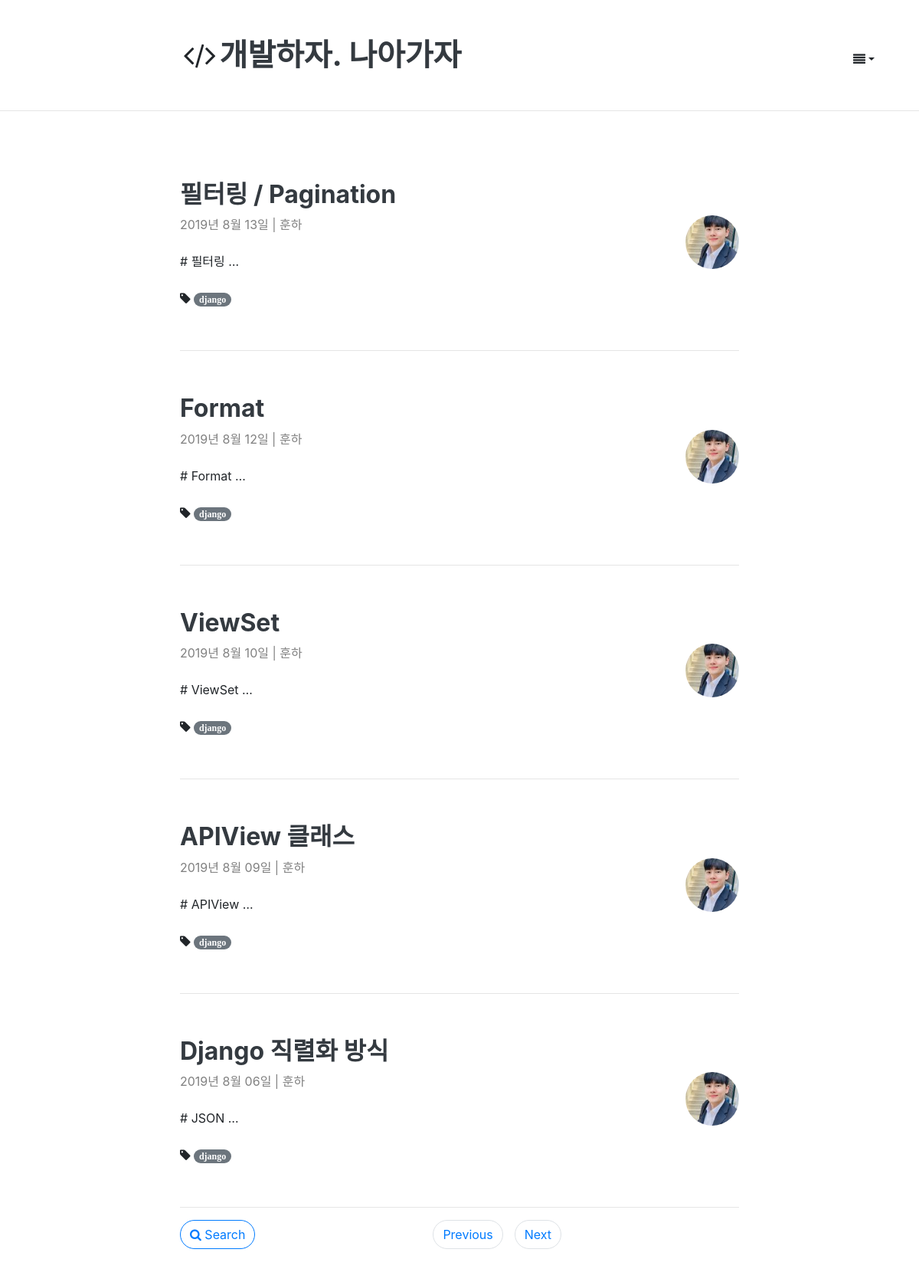
/blog/?page=2&q=, run on the app's committed database.
### blog/models.py (models this page shows, shortened)
class Post(models.Model):
    author = models.ForeignKey(Account , on_delete=models.CASCADE)
    title = models.CharField(max_length=100, verbose_name = 'Title' , help_text = 'Please enter a posting title')
    text = models.TextField(verbose_name='Contents')
    photo = ProcessedImageField(blank=True, upload_to = 'blog/post/%Y' ,processors = [Thumbnail(300,300)],format='JPEG' ,options={'quality': 60})
    created_date= models.DateTimeField(default =timezone.now)
    published_date = models.DateTimeField(blank=True , null=True)
    tags = models.CharField(max_length=100, blank=True)
    class Meta:
        ordering = ['-id']
    def get_absolute_url(self):
        return reverse('post_detail', args=[self.id])

### account/models.py (models this page shows, shortened)
class Account(AbstractBaseUser, PermissionsMixin):
    email = models.EmailField(
        verbose_name=('email address'),
        max_length=255,
        unique=True,
    )
    username = models.CharField(('username'), max_length=30,
                                help_text=('Requierd. 30 characters or fewer. Letters, digits'
                                           ' and ./+/-/_ only'),
                                validators=[  # 정규식을 통한 특수문자 제외
                                    validators.RegexValidator(r'^[\w.+-]+$', ('Enter a valid username.'), 'invalid')
                                ])
    is_staff = models.BooleanField(('staff status'), default=False,
                                   help_text='Designates whether the user can log into this admin site')
    is_active = models.BooleanField(('active'), default=True,
                                    help_text='Designates whether this user should be treated as '
                                              'active. Unselect this instead of deleting accounts.')
    date_joined = models.DateTimeField(('date joined'), default=timezone.now)
    thumbnail = ProcessedImageField(blank=True, upload_to="profile" , null=True, processors=[ResizeToFill(100,100)],
                                    format='JPEG', options={'quality': 80})
    created_at = models.DateTimeField(auto_now_add=True)
    updated_at = models.DateTimeField(auto_now=True)
    object = AccountManager()
    USERNAME_FIELD = 'email'
    REQUIRED_FIELDS = ['username']
    class Meta:
        verbose_name = ('user')
        verbose_name_plural = ('users')
        swappable = 'AUTH_USER_MODEL'

### blog/views.py (the view)
# urls.py: path('', views.post_list , name='post_list'),
def post_list(request):
    posts = Post.objects.select_related('author').all()
    q = request.GET.get('q', '')
    if q:
        posts = posts.filter(title__icontains=q)
    paginator = Paginator(posts, 5)
    page = request.GET.get('page')
    try:
        posts = paginator.page(page)
    except PageNotAnInteger:
        posts = paginator.page(1)
    except EmptyPage:
        posts = paginator.page(paginator.num_pages)
    return render(request, 'blog/post_list.html', {
        'posts': posts
        , 'q': q,
    })

### blog/templates/blog/post_list.html (shortened to what this page needs)
{% extends 'blog/layout.html' %}
{% block content %}
    <div class="container">
        <div class="row">
            <div class="col-md-2"></div>
            <div class="col-md-8">
                {% for post in posts %}
                    <div class="blog-post">
                        <div class="blog-post-title">
                            <h2><a href="{{ post.get_absolute_url }}" class="text-dark"><b>{{ post.title }}</b></a>
                            </h2>
                        </div>
                        <div class="blog-post-meta">
                            <div class="post-author" style="color: gray;">
                                <img src="{{ post.author.thumbnail.url }}" alt=""
                                     style="float: right; width: 70px; border-radius: 50%">{{ post.created_date|date:"Y년 M d일" }}
                                | {{ post.author.username }}
                            </div>
                        </div>
                        <br>
                        <div class="post-summary" style="font-size:1rem">{{ post.text|truncatewords_html:2 }}</div>
                        <br>
                        <i class="fa fa-tag" title="tags">
                            {% if post.tags %}
                                <a class="badge badge-pill badge-secondary"
                                   href="{% url "post_tags" post.tags %}">{{ post.tags }}</a>
                            {% else %}
                                <a href=""></a>
                            {% endif %}
                        </i>
                    </div>
                    <hr/>
                {% endfor %}
                <div class="clearfix">
                    <a role="button" href="" class="float-left btn btn-outline-primary rounded-pill "
                       data-toggle="modal"
                       data-target="#searchModal" onclick="return false;">
                        <i class="fa fa-search"></i>
                        <span>Search</span>
                    </a>
                    <ul class="pagination justify-content-center">
                        {% if posts.has_previous %}
                            <li class="page-item">
                                <a href="?page={{ posts.previous_page_number }}&q={{ request.GET.q }}"
                                   class="btn page-link rounded-pill">Previous</a>
                            </li>
                        {% else %}
                            <li class="page-item">
                                <a href="" class="btn page-link rounded-pill text-muted disabled"
                                   aria-disabled="true">Previous</a>
                            </li>
                        {% endif %}
                        {% if posts.has_next %}
                            <li class="page-item">
                                <a href="?page={{ posts.next_page_number }}&q={{ request.GET.q }}"
                                   class="btn page-link rounded-pill">Next</a>
                            </li>
                        {% else %}
                            <li class="page-item">
                                <a href="" class="btn page-link rounded-pill text-muted disabled"
                                   aria-disabled="true">Next</a>
                            </li>
                        {% endif %}
                    </ul>
                </div>
            </div>
        </div>
    </div>
{% endblock %}

### blog/static/blog/post_list.css (style rules this page uses)
img { width: 300px; height: auto; }
.blog-post { padding-top: 40px; padding-bottom: 40px; }

### templates/layout.html (style rules this page uses)
html { position: relative; min-height: 100%; }
body { margin-bottom: 60px; min-height: 100%; }

### data on the page
Post: title "필터링 / Pagination", author.thumbnail (picture), created_date "2019년 8월 13일", author.username "훈하", text "# 필터링 …", tags "django"
Post: title "Format", author.thumbnail (picture), created_date "2019년 8월 12일", author.username "훈하", text "# Format …", tags "django"
Post: title "ViewSet", author.thumbnail (picture), created_date "2019년 8월 10일", author.username "훈하", text "# ViewSet …", tags "django"
Post: title "APIView 클래스", author.thumbnail (picture), created_date "2019년 8월 09일", author.username "훈하", text "# APIView …", tags "django"
Post: title "Django 직렬화 방식", author.thumbnail (picture), created_date "2019년 8월 06일", author.username "훈하", text "# JSON …", tags "django"
